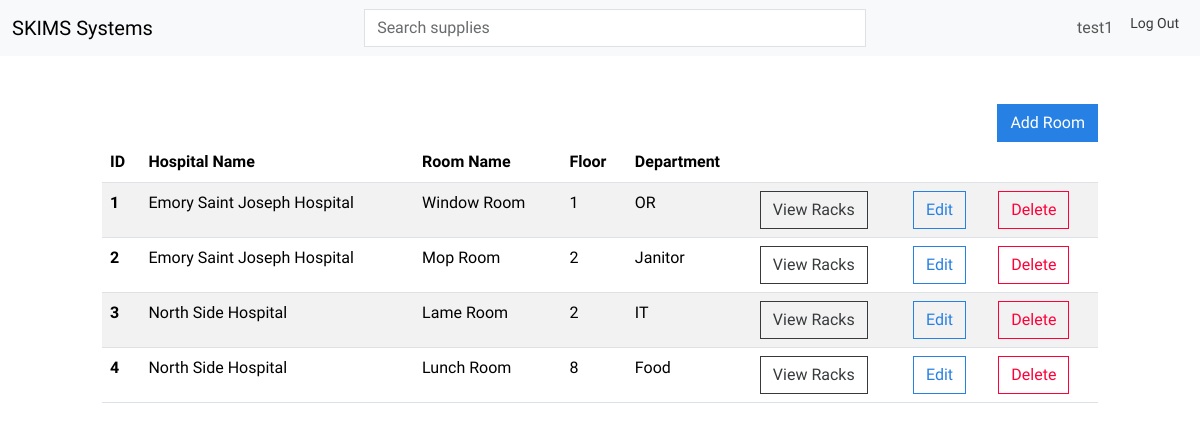
Screenshot of /room-dashboard/ (signed in) with the database file from the repository.
### SKIMS/models.py (models this page shows, shortened)
class RoomItem(models.Model):
    roomName = models.CharField(max_length=255, null=True)
    floor = models.IntegerField()
    department = models.CharField(max_length=255, null=True)
    date_created = models.DateTimeField(auto_now_add=True)
    user = models.ForeignKey(User, on_delete=models.CASCADE)
    hospitalName = models.ForeignKey('HospitalItem', on_delete=models.SET_NULL, blank=True, null=True)

class HospitalItem(models.Model):
    hospitalName = models.CharField(max_length=255, null=True)
    address = models.CharField(max_length=255, null=True)
    date_created = models.DateTimeField(auto_now_add=True)
    user = models.ForeignKey(User, on_delete=models.CASCADE)

### SKIMS/views.py (the view)
# urls.py: path('room-dashboard/', RoomDashboard.as_view(), name='room-dashboard'),
class RoomDashboard(LoginRequiredMixin, View):
    def get(self, request):
        hospital_id = request.GET.get('hospital_id')  # Get hospital_id from query parameters
        if hospital_id:
            rooms = RoomItem.objects.filter(user=self.request.user.id, hospitalName_id=hospital_id).order_by('id')
        else:
            rooms = RoomItem.objects.filter(user=self.request.user.id).order_by('id')  # Default: all rooms for the user
        return render(request, 'SKIMS/room_dashboard.html', {'rooms': rooms})

### SKIMS/templates/SKIMS/room_dashboard.html (shortened to what this page needs)
{% extends 'SKIMS/base.html' %}
{% block content %}
    <div class="row">
        <div class="col-md-10 col-12 mx-auto mt-5">
            <div class="d-flex justify-content-end">
                <a href="{% url 'add-room' %}" class="btn btn-primary">Add Room</a>
            </div>
            <table class="table table-hover table-striped">
                <thead>
                <tr>
                    <th scope="col">ID</th>
                    <th scope="col">Hospital Name</th>
                    <th scope="col">Room Name</th>
                    <th scope="col">Floor</th>
                    <th scope="col">Department</th>
                    <th scope="col"></th>
                    <th scope="col"></th>
                    <th scope="col"></th>
                </tr>
                </thead>
                <tbody>
                    {% if rooms|length == 0 %}
                    <tr>
                        <th scope="row" colspan="7" class="text-center">No rooms available.</th>
                    </tr>
                    {% else %}
                        {% for room in rooms %}
                        <tr>
                            <th scope="row">{{ room.id }}</th>
                            <td>{{ room.hospitalName.hospitalName }}</td>
                            <td>{{ room.roomName }}</td>
                            <td>{{ room.floor }}</td>
                            <td>{{ room.department }}</td>
                            <td><a href="{% url 'rack-dashboard' %}?room_id={{ room.id }}" class="btn btn-outline-secondary">View Racks</a></td>
                            <td><a href="{% url 'edit-room' room.id %}" class="btn btn-outline-primary">Edit</a></td>
                            <td><a href="{% url 'delete-room' room.id %}" class="btn btn-outline-danger">Delete</a></td>
                        </tr>
                        {% endfor %}
                    {% endif %}
                </tbody>
            </table>
        </div>
    </div>
{% endblock content %}

### SKIMS/templates/SKIMS/navigation.html (shortened to what this page needs)
<nav class="navbar navbar-expand-lg bg-light">
    <div class="container-fluid">
        <a class="navbar-brand" href="{% url 'index' %}">SKIMS Systems</a>
        <div class="collapse navbar-collapse" id="navbarNav">
            <form id="search-form" class="d-flex mx-auto position-relative" style="width: 50%; justify-content: center;" autocomplete="off">
                <input id="search-input" class="form-control me-2" type="text" placeholder="Search supplies" aria-label="Search">
            </form>
            <ul class="navbar-nav ms-auto">
                {% if user.is_authenticated %}
                <li class="nav-item">
                    <a class="nav-link" href="#">{{ user.username }}</a>
                </li>
                <form action="{% url 'logout' %}" method="post" class="d-inline">
                    <button class="btn btn-sm">Log Out</button>
                </form>
                {% endif %}
            </ul>
        </div>
    </div>
</nav>

### rows the page displays
RoomItem: id "1", hospitalName.hospitalName "Emory Saint Joseph Hospital", roomName "Window Room", floor "1", department "OR"
RoomItem: id "2", hospitalName.hospitalName "Emory Saint Joseph Hospital", roomName "Mop Room", floor "2", department "Janitor"
RoomItem: id "3", hospitalName.hospitalName "North Side Hospital", roomName "Lame Room", floor "2", department "IT"
RoomItem: id "4", hospitalName.hospitalName "North Side Hospital", roomName "Lunch Room", floor "8", department "Food"

### other values shown
{{ user.username }} "test1"
